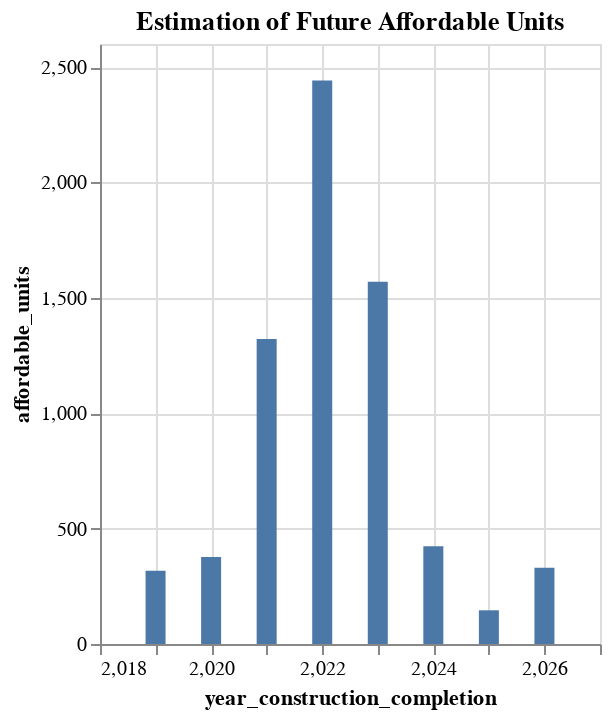

The code cell stored with this chart in its notebook:
### Code cell
# Create a chart

source = potential_future_units
alt.Chart(source).mark_bar(size=10).encode(
        x = "year_construction_completion", 
        y= "affordable_units", 
).properties(width=250, title='Estimation of Future Affordable Units')

### Figure 1 — Vega-Lite specification as saved in the notebook (floating-point values rounded to 4 significant figures)
{"config": {"view": {"continuousWidth": 400, "continuousHeight": 300}}, "data": {"name": "data-a6fdbfccafc5d72b40afac01ae2f8bf0"}, "mark": {"type": "bar", "size": 10}, "encoding": {"x": {"field": "year_construction_completion", "type": "quantitative"}, "y": {"field": "affordable_units", "type": "quantitative"}}, "title": "Estimation of Future Affordable Units", "width": 250, "$schema": "https://vega.github.io/schema/vega-lite/v4.17.0.json", "datasets": {"data-a6fdbfccafc5d72b40afac01ae2f8bf0": [{"year_construction_completion": 2019, "affordable_units": 317.0}, {"year_construction_completion": 2020, "affordable_units": 377.0}, {"year_construction_completion": 2021, "affordable_units": 1322.0}, {"year_construction_completion": 2022, "affordable_units": 2442.0}, {"year_construction_completion": 2023, "affordable_units": 1570.0}, {"year_construction_completion": 2024, "affordable_units": 424.0}, {"year_construction_completion": 2025, "affordable_units": 146.0}, {"year_construction_completion": 2026, "affordable_units": 330.0}]}}
